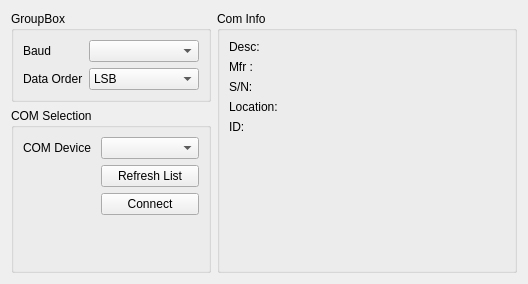
      <widget class="QWidget" name="tab_7">
       <attribute name="title">
        <string>Hardware Configuration</string>
       </attribute>
       <layout class="QHBoxLayout" name="horizontalLayout">
        <item>
         <layout class="QVBoxLayout" name="verticalLayout_7">
          <item>
           <widget class="QGroupBox" name="groupBox">
            <property name="maximumSize">
             <size>
              <width>300</width>
              <height>16777215</height>
             </size>
            </property>
            <property name="title">
             <string>GroupBox</string>
            </property>
            <layout class="QFormLayout" name="formLayout_3">
             <item row="0" column="0">
              <widget class="QLabel" name="label">
               <property name="text">
                <string>Baud</string>
               </property>
              </widget>
             </item>
             <item row="0" column="1">
              <widget class="QComboBox" name="combo_BaudSel"/>
             </item>
             <item row="1" column="0">
              <widget class="QLabel" name="label_4">
               <property name="text">
                <string>Data Order</string>
               </property>
              </widget>
             </item>
             <item row="1" column="1">
              <widget class="QComboBox" name="combo_dordSel">
               <item>
                <property name="text">
                 <string>LSB</string>
                </property>
               </item>
               <item>
                <property name="text">
                 <string>MSB</string>
                </property>
               </item>
              </widget>
             </item>
            </layout>
           </widget>
          </item>
          <item>
           <widget class="QGroupBox" name="groupBox_2">
            <property name="minimumSize">
             <size>
              <width>200</width>
              <height>0</height>
             </size>
            </property>
            <property name="maximumSize">
             <size>
              <width>200</width>
              <height>16777215</height>
             </size>
            </property>
            <property name="title">
             <string>COM Selection</string>
            </property>
            <layout class="QFormLayout" name="formLayout">
             <item row="0" column="0">
              <widget class="QLabel" name="label_15">
               <property name="text">
                <string>COM Device </string>
               </property>
              </widget>
             </item>
             <item row="0" column="1">
              <widget class="QComboBox" name="combo_serialDevSel">
               <item>
                <property name="text">
                 <string/>
                </property>
               </item>
              </widget>
             </item>
             <item row="4" column="1">
              <spacer name="verticalSpacer">
               <property name="orientation">
                <enum>Qt::Vertical</enum>
               </property>
               <property name="sizeHint" stdset="0">
                <size>
                 <width>20</width>
                 <height>40</height>
                </size>
               </property>
              </spacer>
             </item>
             <item row="2" column="1">
              <widget class="QPushButton" name="button_comConnect">
               <property name="text">
                <string>Connect</string>
               </property>
              </widget>
             </item>
             <item row="1" column="1">
              <widget class="QPushButton" name="button_Refresh">
               <property name="text">
                <string>Refresh List</string>
               </property>
              </widget>
             </item>
            </layout>
           </widget>
          </item>
         </layout>
        </item>
        <item>
         <widget class="QGroupBox" name="groupBox_3">
          <property name="minimumSize">
           <size>
            <width>300</width>
            <height>0</height>
           </size>
          </property>
          <property name="maximumSize">
           <size>
            <width>300</width>
            <height>16777215</height>
           </size>
          </property>
          <property name="title">
           <string>Com Info</string>
          </property>
          <layout class="QFormLayout" name="formLayout_2">
           <item row="0" column="0">
            <widget class="QLabel" name="label_5">
             <property name="text">
              <string>Desc: </string>
             </property>
            </widget>
           </item>
           <item row="0" column="1">
            <widget class="QLabel" name="HDesc">
             <property name="enabled">
              <bool>false</bool>
             </property>
             <property name="text">
              <string/>
             </property>
            </widget>
           </item>
           <item row="1" column="0">
            <widget class="QLabel" name="label_6">
             <property name="text">
              <string>Mfr :  </string>
             </property>
            </widget>
           </item>
           <item row="1" column="1">
            <widget class="QLabel" name="HMfr">
             <property name="enabled">
              <bool>false</bool>
             </property>
             <property name="text">
              <string/>
             </property>
            </widget>
           </item>
           <item row="2" column="0">
            <widget class="QLabel" name="label_7">
             <property name="text">
              <string>S/N: </string>
             </property>
            </widget>
           </item>
           <item row="2" column="1">
            <widget class="QLabel" name="HSn">
             <property name="enabled">
              <bool>false</bool>
             </property>
             <property name="text">
              <string/>
             </property>
            </widget>
           </item>
           <item row="3" column="0">
            <widget class="QLabel" name="label_8">
             <property name="text">
              <string>Location: </string>
             </property>
            </widget>
           </item>
           <item row="3" column="1">
            <widget class="QLabel" name="HLoc">
             <property name="enabled">
              <bool>false</bool>
             </property>
             <property name="text">
              <string/>
             </property>
            </widget>
           </item>
           <item row="4" column="0">
            <widget class="QLabel" name="label_9">
             <property name="text">
              <string>ID: </string>
             </property>
            </widget>
           </item>
           <item row="4" column="1">
            <widget class="QLabel" name="HID">
             <property name="enabled">
              <bool>false</bool>
             </property>
             <property name="text">
              <string/>
             </property>
            </widget>
           </item>
          </layout>
         </widget>
        </item>
       </layout>
      </widget>
